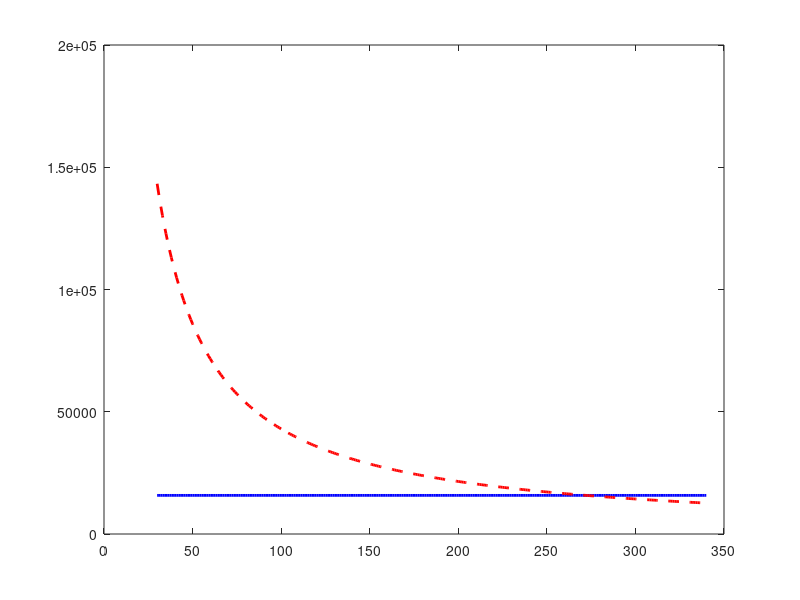

Recreate this plot in MATLAB. (Note: this script raises an error after producing the figure.)
% DEMOSTRACIÓN: VARIACIÓN DEL EMPUJE CON LA VELOCIDAD (Punto Extra)

% Definimos un rango de velocidades
V = 30:1:340; 

% En un turborreactor nos da igual la velocidad, el C-101EB siempre da unos 15800 N
T_reactor = 15800 * ones(size(V)); 

% En un motor alternativo + hélice usamos una velocidad inventada (sabemos
% que a bajas velocidades da mas empuje). Sabemos que a Mach 0,8 dan
% el mismo empuje. Así podemos calcular qué potencia constante tendría la hélice.
V_ref = 272; % Mach 0,8
P_constante = 15800 * V_ref; 

% Calculamos la fuerza de la hélice 
T_helice = P_constante ./ V; 

% Dibujamos las graficas
figure('Name', 'Comparativa Propulsiva (S)', 'Color', 'w');
plot(V, T_reactor, 'b-', 'LineWidth', 2); hold on;
plot(V, T_helice, 'r--', 'LineWidth', 2);

% Marcamos la velocidad del modelo (la de 140 m/s)
xline(140, 'k:', 'LineWidth', 1.5);
plot(140, 15800, 'bo', 'MarkerSize', 8, 'MarkerFaceColor', 'b');
plot(140, P_constante/140, 'ro', 'MarkerSize', 8, 'MarkerFaceColor', 'r');

grid on;
title('Variación del Empuje Disponible con la Velocidad');
xlabel('Velocidad de vuelo, V (m/s)');
ylabel('Empuje Disponible, T (N)');
legend('Turborreactor (T \approx Constante)', 'Hélice (P = Constante)', 'Velocidad del Ensayo (140 m/s)');

fprintf('\n--- RESULTADOS A LA VELOCIDAD DE ENSAYO (140 m/s) ---\n');
fprintf('Empuje Turborreactor: %.0f N\n', 15800);
fprintf('Empuje Hélice:        %.0f N\n', P_constante / 140);
fprintf('-----------------------------------------------------\n');
fprintf('CONCLUSIÓN: La hélice pierde %.0f N de fuerza respecto al reactor.\n\n', 15800 - (P_constante/140));
